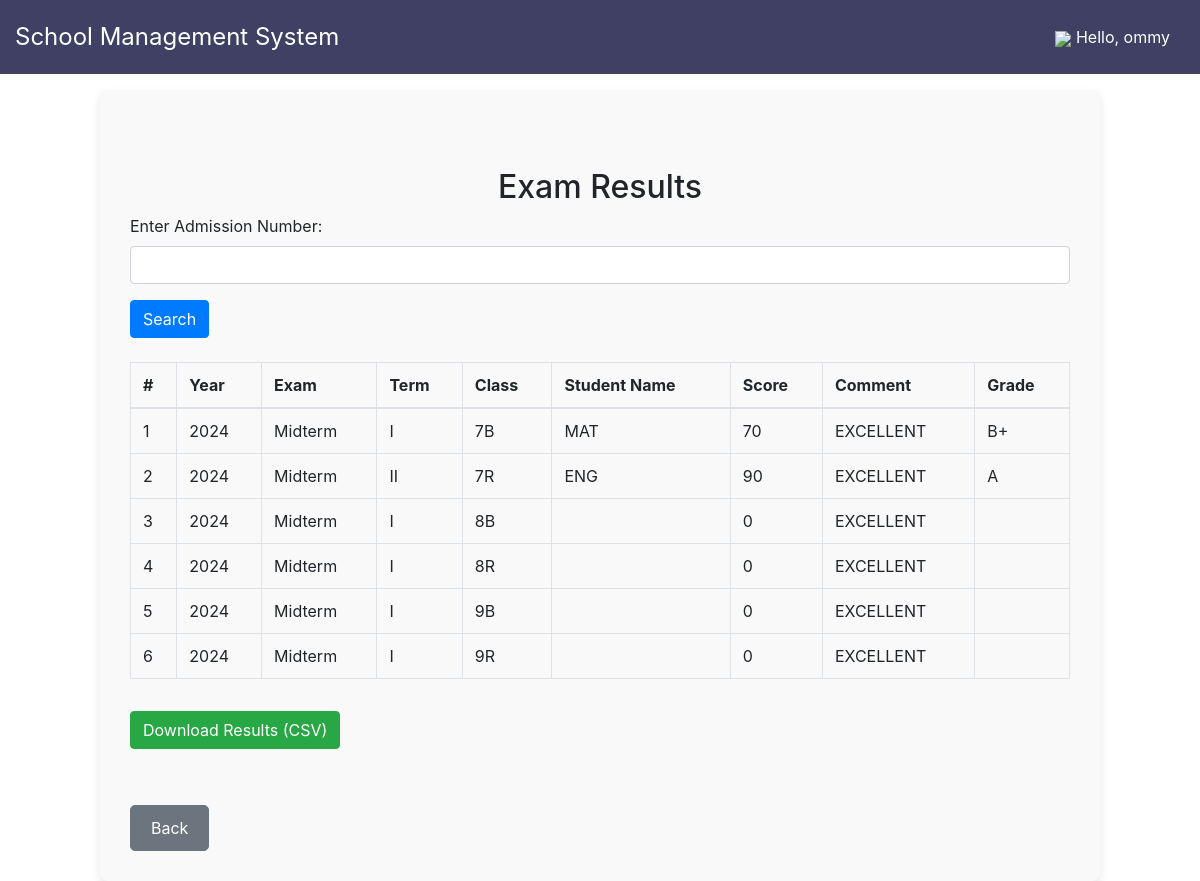
/academics/exam.php (signed in), run on the app's committed database.
### tables this page shows
CREATE TABLE `exam` (
  `id` int(11) NOT NULL,
  `sAdmno` varchar(50) NOT NULL,
  `year` enum('2024','2025','2026','2027','2028') NOT NULL,
  `exam` enum('Midterm','Endterm') NOT NULL,
  `term` enum('I','II','III') NOT NULL,
  `class` enum('7R','7B','8B','8R','9B','9R') NOT NULL,
  `sName` enum('MAT','ENG','KISW','INT-SCI','PRE-TECH','AGRI','SST','RE','CAS') NOT NULL,
  `score` int(50) NOT NULL,
  `comment` enum('EXCELLENT','GOOD','AVERAGE','POOR') NOT NULL,
  `grade` varchar(20) NOT NULL
);

### academics/exam.php (the view, shortened to what this page needs)
<?php
include('../organize/header.php');
$sAdmno = '';
if ($sAdmno != '') {
    $query = "SELECT * FROM exam WHERE sAdmno = ?";
} else {
    $query = "SELECT * FROM exam";
}
$stmt = $conn->prepare($query);
$stmt->execute();
$result = $stmt->get_result();
?>
<!DOCTYPE html>
<html lang="en">
<head>
    <link href="https://maxcdn.bootstrapcdn.com/bootstrap/4.5.2/css/bootstrap.min.css" rel="stylesheet">
</head>
<body>
<div class="container">
    <div class="form-container">
        <h2 class="mt-5 text-center">Exam Results</h2>
        <form action="" method="post">
            <div class="form-group">
                <label for="sAdmno">Enter Admission Number:</label>
                <input type="text" class="form-control" id="sAdmno" name="sAdmno" value="<?php echo htmlspecialchars($sAdmno); ?>" required>
            </div>
            <button type="submit" name="search" class="btn btn-primary">Search</button>
        </form>
        <?php if ($result->num_rows > 0): ?>
            <table class="table table-bordered mt-4">
                <thead>
                    <tr>
                        <th>#</th>
                        <th>Year</th>
                        <th>Exam</th>
                        <th>Term</th>
                        <th>Class</th>
                        <th>Student Name</th>
                        <th>Score</th>
                        <th>Comment</th>
                        <th>Grade</th>
                    </tr>
                </thead>
                <tbody>
                    <?php while ($row = $result->fetch_assoc()): ?>
                        <tr>
                            <td><?php echo htmlspecialchars($row['id']); ?></td>
                            <td><?php echo htmlspecialchars($row['year']); ?></td>
                            <td><?php echo htmlspecialchars($row['exam']); ?></td>
                            <td><?php echo htmlspecialchars($row['term']); ?></td>
                            <td><?php echo htmlspecialchars($row['class']); ?></td>
                            <td><?php echo htmlspecialchars($row['sName']); ?></td>
                            <td><?php echo htmlspecialchars($row['score']); ?></td>
                            <td><?php echo htmlspecialchars($row['comment']); ?></td>
                            <td><?php echo htmlspecialchars($row['grade']); ?></td>
                        </tr>
                    <?php endwhile; ?>
                </tbody>
            </table>
            <form action="" method="post">
                <button type="submit" name="download" class="btn btn-success mt-3">Download Results (CSV)</button>
            </form>
            <br>
            <a href="../organize/homepage.php" class="btn btn-secondary mt-3" style="background-color: #6c757d; color: white; padding: 10px 20px; border-radius: 5px; text-decoration: none;">Back</a>
        <?php else: ?>
            <p>No exam results found for this Admission Number.</p>
        <?php endif; ?>
    </div>
</div>
</body>
</html>

### academics/exam.php (style rules this page uses)
.form-container { max-width: 1000px; margin: 0 auto; padding: 30px; margin-top: 90px; background-color: #f9f9f9; border-radius: 8px; box-shadow: 0 4px 8px rgba(0, 0, 0, 0.1); }

### data on the page
exam: id "1", year "2024", exam "Midterm", term "I", class "7B", sName "MAT", score "70", comment "EXCELLENT", grade "B+"
exam: id "2", year "2024", exam "Midterm", term "II", class "7R", sName "ENG", score "90", comment "EXCELLENT", grade "A"
exam: id "3", year "2024", exam "Midterm", term "I", class "8B", score "0", comment "EXCELLENT"
exam: id "4", year "2024", exam "Midterm", term "I", class "8R", score "0", comment "EXCELLENT"
exam: id "5", year "2024", exam "Midterm", term "I", class "9B", score "0", comment "EXCELLENT"
exam: id "6", year "2024", exam "Midterm", term "I", class "9R", score "0", comment "EXCELLENT"

### other printed values
$first_name "ommy"
